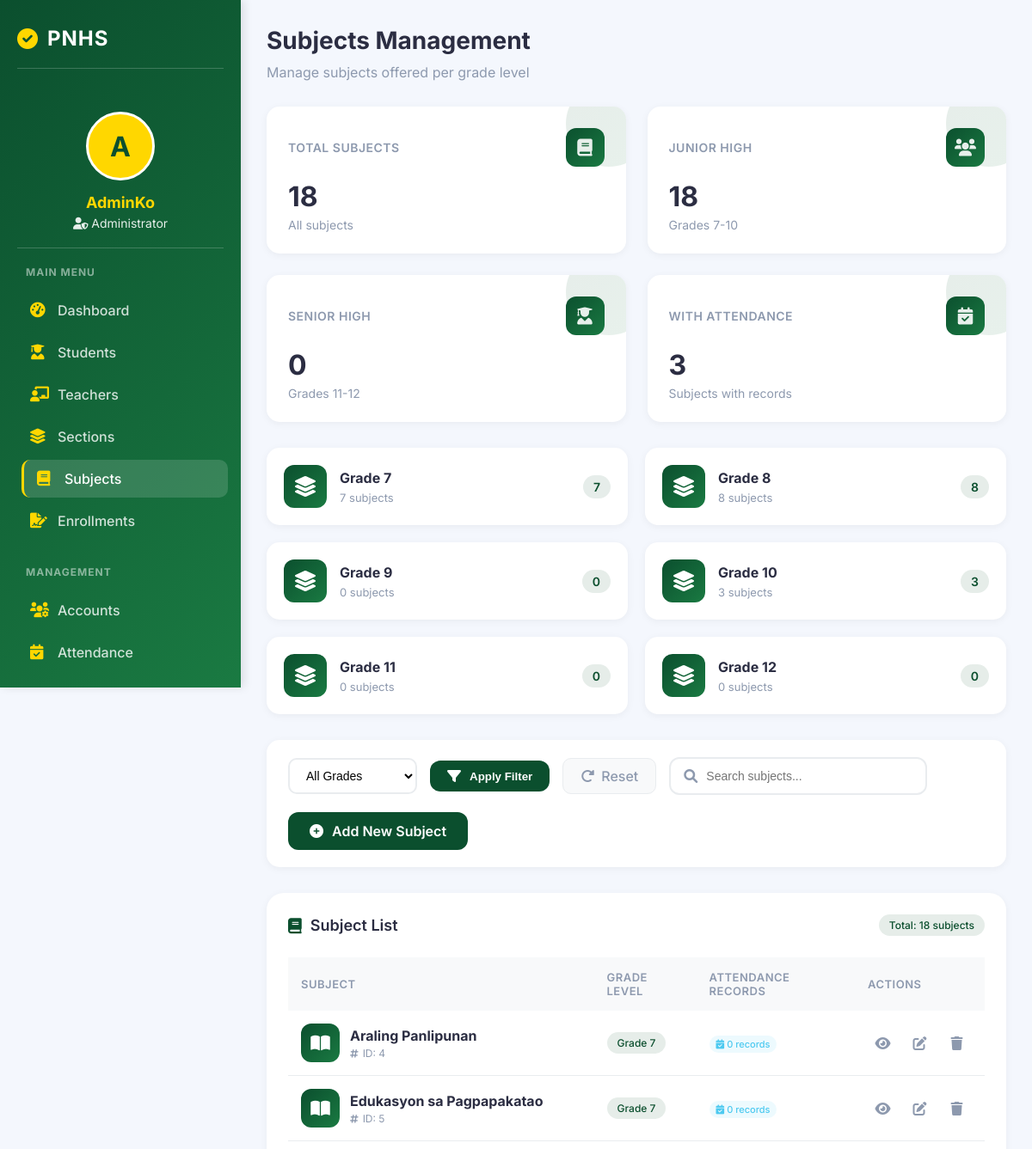
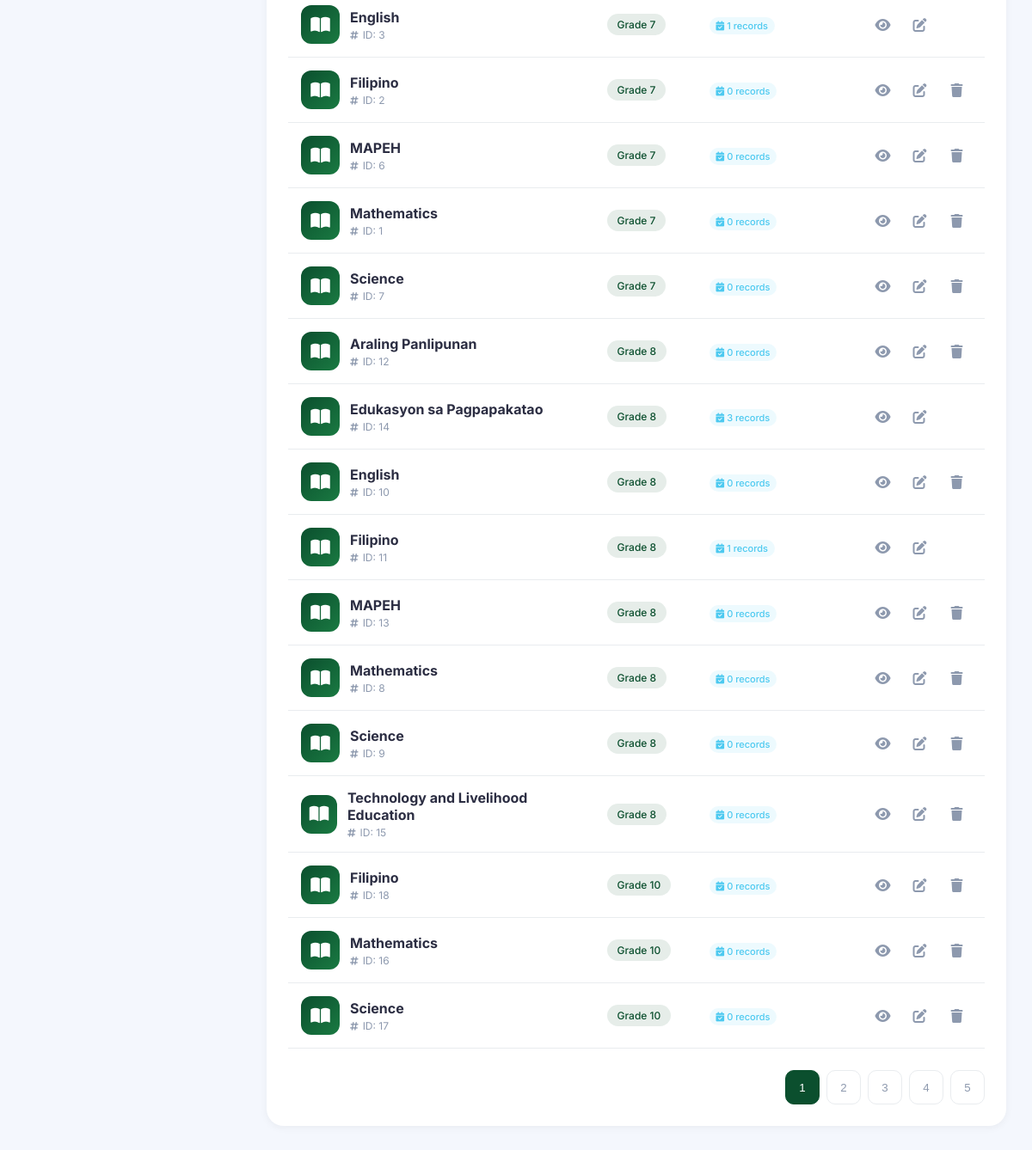
/admin/subjects.php (signed in), run on the app's committed database (2 pictures, top to bottom).
### tables this page shows
CREATE TABLE `grade_levels` (
  `id` int(11) NOT NULL,
  `grade_name` varchar(20) DEFAULT NULL
);

CREATE TABLE `subjects` (
  `id` int(11) NOT NULL,
  `subject_name` varchar(100) DEFAULT NULL,
  `grade_id` int(11) DEFAULT NULL
);

### admin/subjects.php (the view, shortened to what this page needs)
<?php
include("../config/database.php");
$admin_name = $_SESSION['user']['fullname'];
$search_query = isset($_GET['search']) ? $_GET['search'] : '';
$query = "
    SELECT s.*, g.grade_name,
           (SELECT COUNT(*) FROM attendance WHERE subject_id = s.id) as attendance_count
    FROM subjects s
    JOIN grade_levels g ON s.grade_id = g.id
    WHERE 1=1
";
$query .= " ORDER BY g.id, s.subject_name";
$subjects = $conn->query($query);
$total_subjects = $conn->query("SELECT COUNT(*) as count FROM subjects")->fetch_assoc()['count'];
$grade_count_query = "
    SELECT g.id, g.grade_name, COUNT(s.id) as subject_count
    FROM grade_levels g
    LEFT JOIN subjects s ON g.id = s.grade_id
    GROUP BY g.id
    ORDER BY g.id
";
$grade_counts = $conn->query($grade_count_query);
?>
<!DOCTYPE html>
<html lang="en">
<head>
    <link rel="stylesheet" href="https://cdnjs.cloudflare.com/ajax/libs/font-awesome/6.0.0/css/all.min.css">
</head>
<body>
    <div class="app-container">
        <div class="sidebar">
            <h2>
                <i class="fas fa-check-circle"></i>
                <span>PNHS</span>
            </h2>
            <div class="admin-info">
                <div class="admin-avatar">
                    <?php echo strtoupper(substr($admin_name, 0, 1)); ?>
                </div>
                <h3><?php echo htmlspecialchars(explode(' ', $admin_name)[0]); ?></h3>
                <p><i class="fas fa-user-shield"></i> Administrator</p>
            </div>
            <div class="menu-section">
                <h3>MAIN MENU</h3>
                <ul class="menu-items">
                    <li><a href="dashboard.php"><i class="fas fa-tachometer-alt"></i> <span>Dashboard</span></a></li>
                    <li><a href="students.php"><i class="fas fa-user-graduate"></i> <span>Students</span></a></li>
                    <li><a href="teachers.php"><i class="fas fa-chalkboard-teacher"></i> <span>Teachers</span></a></li>
                    <li><a href="sections.php"><i class="fas fa-layer-group"></i> <span>Sections</span></a></li>
                    <li><a href="subjects.php" class="active"><i class="fas fa-book"></i> <span>Subjects</span></a></li>
                    <li><a href="enrollments.php"><i class="fas fa-file-signature"></i> <span>Enrollments</span></a></li>
                </ul>
            </div>
            <div class="menu-section">
                <h3>MANAGEMENT</h3>
                <ul class="menu-items">
                    <li><a href="manage_accounts.php"><i class="fas fa-users-cog"></i> <span>Accounts</span></a></li>
                    <li><a href="attendance.php"><i class="fas fa-calendar-check"></i> <span>Attendance</span></a></li>
                </ul>
            </div>
        </div>
        <div class="main-content">
            <div class="dashboard-header">
                <h1>Subjects Management</h1>
                <p>Manage subjects offered per grade level</p>
            </div>
            <div class="stats-container">
                <div class="stat-card">
                    <div class="stat-header">
                        <h3>Total Subjects</h3>
                        <div class="stat-icon">
                            <i class="fas fa-book"></i>
                        </div>
                    </div>
                    <div class="stat-number"><?php echo $total_subjects; ?></div>
                    <div class="stat-label">All subjects</div>
                </div>
                <div class="stat-card">
                    <div class="stat-header">
                        <h3>Junior High</h3>
                        <div class="stat-icon">
                            <i class="fas fa-users"></i>
                        </div>
                    </div>
                    <div class="stat-number">
                        <?php
                        $jhs_count = 0;
                        $grade_counts->data_seek(0);
                        while($gc = $grade_counts->fetch_assoc()) {
                            if($gc['id'] <= 4) $jhs_count += $gc['subject_count'];
                        }
                        echo $jhs_count;
                        ?>
                    </div>
                    <div class="stat-label">Grades 7-10</div>
                </div>
                <div class="stat-card">
                    <div class="stat-header">
                        <h3>Senior High</h3>
                        <div class="stat-icon">
                            <i class="fas fa-user-graduate"></i>
                        </div>
                    </div>
                    <div class="stat-number">
                        <?php
                        $shs_count = 0;
                        $grade_counts->data_seek(0);
                        while($gc = $grade_counts->fetch_assoc()) {
                            if($gc['id'] >= 5) $shs_count += $gc['subject_count'];
                        }
                        echo $shs_count;
                        ?>
                    </div>
                    <div class="stat-label">Grades 11-12</div>
                </div>
                <div class="stat-card">
                    <div class="stat-header">
                        <h3>With Attendance</h3>
                        <div class="stat-icon">
                            <i class="fas fa-calendar-check"></i>
                        </div>
                    </div>
                    <div class="stat-number">
                        <?php
                        $with_attendance = $conn->query("SELECT COUNT(DISTINCT subject_id) as count FROM attendance")->fetch_assoc()['count'];
                        echo $with_attendance;
                        ?>
                    </div>
                    <div class="stat-label">Subjects with records</div>
                </div>
            </div>
            <div class="grade-cards">
                <?php
                $grade_counts->data_seek(0);
                while($grade = $grade_counts->fetch_assoc()):
                ?>
                    <div class="grade-card">
                        <div class="grade-icon">
                            <i class="fas fa-layer-group"></i>
                        </div>
                        <div class="grade-info">
                            <h4><?php echo $grade['grade_name']; ?></h4>
                            <p><?php echo $grade['subject_count']; ?> subjects</p>
                        </div>
                        <div class="grade-badge">
                            <?php echo $grade['subject_count']; ?>
                        </div>
                    </div>
                <?php endwhile; ?>
            </div>
            <div class="actions-bar">
                <form method="GET" action="" style="display: flex; gap: 15px; flex-wrap: wrap; width: 100%;">
                    <div class="filter-group">
                        <select name="grade" class="filter-select">
                            <option value="">All Grades</option>
                        </select>
                        <button type="submit" class="btn-add" style="padding: 10px 20px;">
                            <i class="fas fa-filter"></i> Apply Filter
                        </button>
                        <a href="subjects.php" class="btn-reset">
                            <i class="fas fa-redo-alt"></i> Reset
                        </a>
                    </div>
                    <div class="search-box">
                        <i class="fas fa-search"></i>
                        <input type="text" name="search" placeholder="Search subjects..." value="<?php echo htmlspecialchars($search_query); ?>">
                    </div>
                </form>
                <a href="add_subject.php" class="btn-add">
                    <i class="fas fa-plus-circle"></i> Add New Subject
                </a>
            </div>
            <div class="table-card">
                <div class="table-header">
                    <h3><i class="fas fa-book"></i> Subject List</h3>
                    <span class="grade-tag">Total: <?php echo $subjects ? $subjects->num_rows : 0; ?> subjects</span>
                </div>
                <div class="table-container">
                    <table class="subjects-table">
                        <thead>
                            <tr>
                                <th>Subject</th>
                                <th>Grade Level</th>
                                <th>Attendance Records</th>
                                <th>Actions</th>
                            </tr>
                        </thead>
                        <tbody>
                            <?php if($subjects && $subjects->num_rows > 0): ?>
                                <?php while($subject = $subjects->fetch_assoc()): ?>
                                    <tr>
                                        <td>
                                            <div class="subject-info">
                                                <div class="subject-icon">
                                                    <i class="fas fa-book-open"></i>
                                                </div>
                                                <div class="subject-details">
                                                    <h4><?php echo htmlspecialchars($subject['subject_name']); ?></h4>
                                                    <span><i class="fas fa-hashtag"></i> ID: <?php echo $subject['id']; ?></span>
                                                </div>
                                            </div>
                                        </td>
                                        <td>
                                            <span class="grade-tag"><?php echo htmlspecialchars($subject['grade_name']); ?></span>
                                        </td>
                                        <td>
                                            <span class="attendance-badge">
                                                <i class="fas fa-calendar-check"></i>
                                                <?php echo $subject['attendance_count']; ?> records
                                            </span>
                                        </td>
                                        <td>
                                            <div class="action-btns">
                                                <a href="view_subject.php?id=<?php echo $subject['id']; ?>" class="btn-icon btn-view" title="View Details">
                                                    <i class="fas fa-eye"></i>
                                                </a>
                                                <a href="edit_subject.php?id=<?php echo $subject['id']; ?>" class="btn-icon btn-edit" title="Edit">
                                                    <i class="fas fa-edit"></i>
                                                </a>
                                                <?php if($subject['attendance_count'] == 0): ?>
                                                    <a href="?delete=<?php echo $subject['id']; ?>" class="btn-icon btn-delete" title="Delete"
                                                       onclick="return confirm('Are you sure you want to delete this subject?')">
                                                        <i class="fas fa-trash"></i>
                                                    </a>
                                                <?php endif; ?>
                                            </div>
                                        </td>
                                    </tr>
                                <?php endwhile; ?>
                            <?php endif; ?>
                        </tbody>
                    </table>
                </div>
                <div class="pagination">
                    <button class="page-btn active">1</button>
                    <button class="page-btn">2</button>
                    <button class="page-btn">3</button>
                    <button class="page-btn">4</button>
                    <button class="page-btn">5</button>
                </div>
            </div>
        </div>
    </div>
</body>
</html>

### data on the page
grade_levels: grade_name "Grade 7", subject_count "7"
grade_levels: grade_name "Grade 8", subject_count "8"
grade_levels: grade_name "Grade 9", subject_count "0"
grade_levels: grade_name "Grade 10", subject_count "3"
grade_levels: grade_name "Grade 11", subject_count "0"
grade_levels: grade_name "Grade 12", subject_count "0"
subjects: subject_name "Araling Panlipunan", id "4", grade.grade_name "Grade 7", attendance_count "0"
subjects: subject_name "Edukasyon sa Pagpapakatao", id "5", grade.grade_name "Grade 7", attendance_count "0"
subjects: subject_name "English", id "3", grade.grade_name "Grade 7", attendance_count "1"
subjects: subject_name "Filipino", id "2", grade.grade_name "Grade 7", attendance_count "0"
subjects: subject_name "MAPEH", id "6", grade.grade_name "Grade 7", attendance_count "0"
subjects: subject_name "Mathematics", id "1", grade.grade_name "Grade 7", attendance_count "0"
subjects: subject_name "Science", id "7", grade.grade_name "Grade 7", attendance_count "0"
subjects: subject_name "Araling Panlipunan", id "12", grade.grade_name "Grade 8", attendance_count "0"
subjects: subject_name "Edukasyon sa Pagpapakatao", id "14", grade.grade_name "Grade 8", attendance_count "3"
subjects: subject_name "English", id "10", grade.grade_name "Grade 8", attendance_count "0"
subjects: subject_name "Filipino", id "11", grade.grade_name "Grade 8", attendance_count "1"
subjects: subject_name "MAPEH", id "13", grade.grade_name "Grade 8", attendance_count "0"
subjects: subject_name "Mathematics", id "8", grade.grade_name "Grade 8", attendance_count "0"
subjects: subject_name "Science", id "9", grade.grade_name "Grade 8", attendance_count "0"
subjects: subject_name "Technology and Livelihood Education", id "15", grade.grade_name "Grade 8", attendance_count "0"
subjects: subject_name "Filipino", id "18", grade.grade_name "Grade 10", attendance_count "0"
subjects: subject_name "Mathematics", id "16", grade.grade_name "Grade 10", attendance_count "0"
subjects: subject_name "Science", id "17", grade.grade_name "Grade 10", attendance_count "0"

### other printed values
substr($admin_name, 0, 1) "A"
explode(' ', $admin_name)[0] "AdminKo"
$total_subjects "18"
$jhs_count "18"
$shs_count "0"
$with_attendance "3"
$subjects->num_rows "18"
